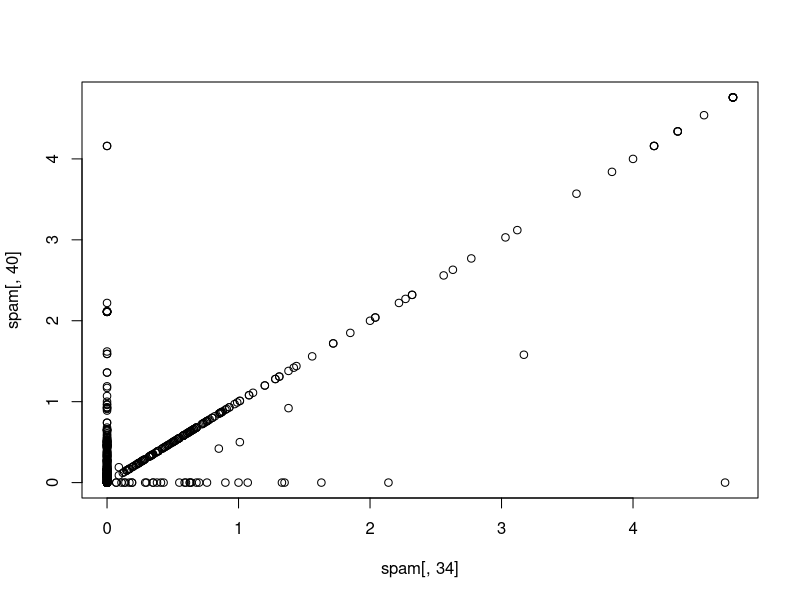
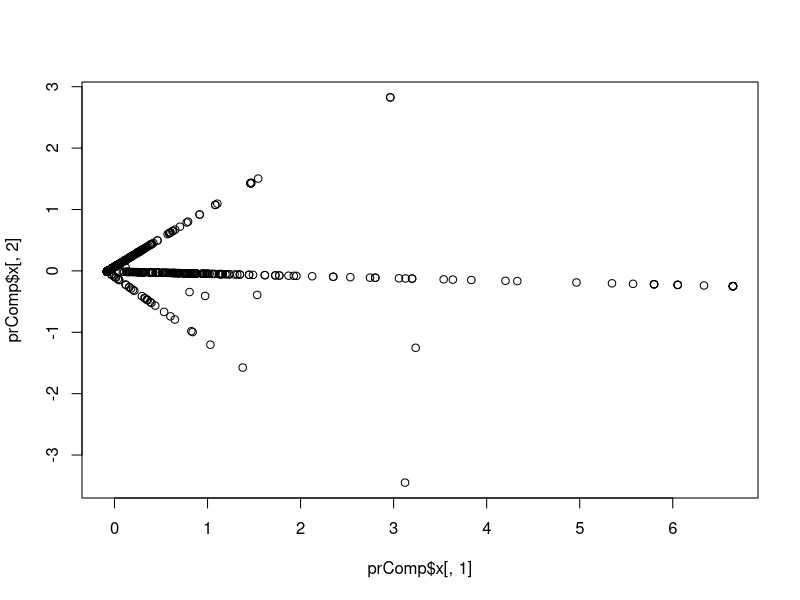
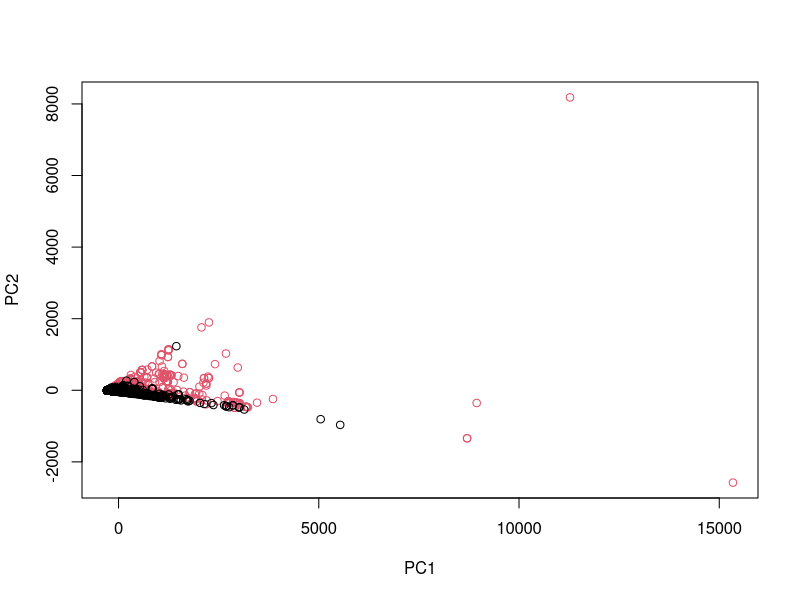
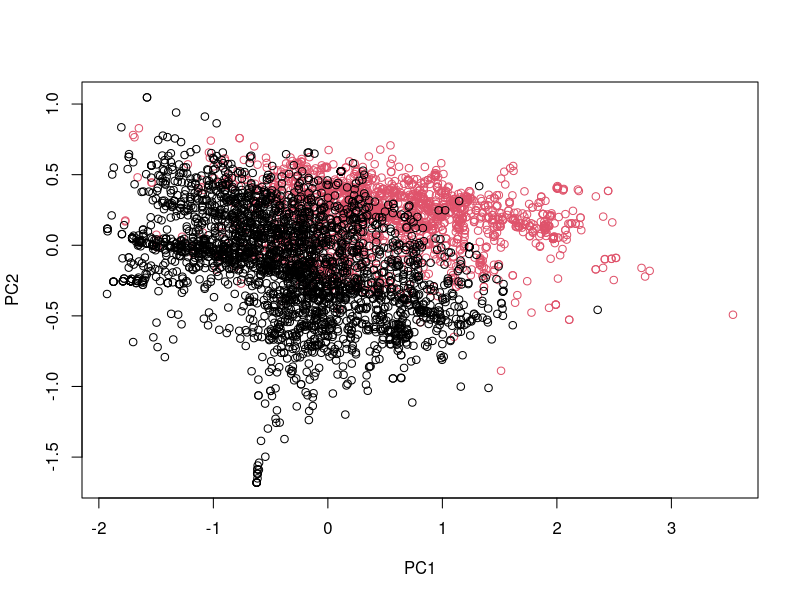
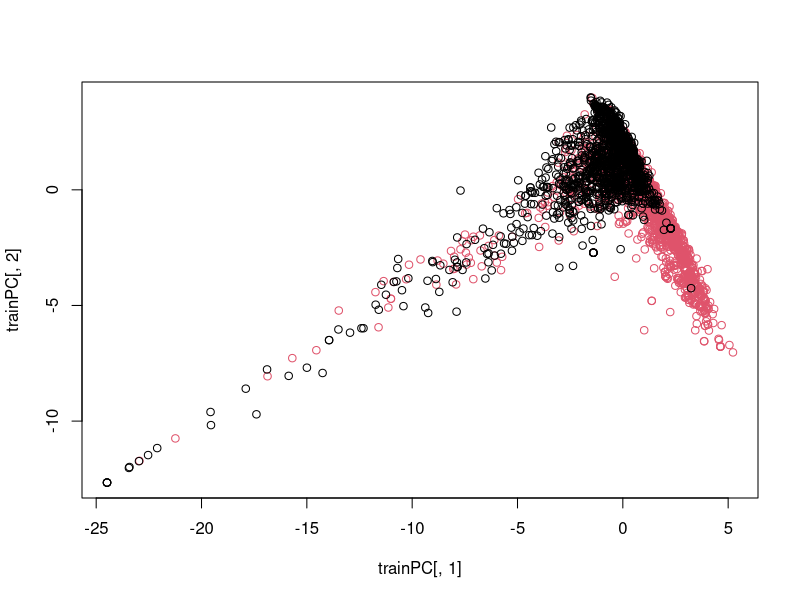

The R source for these figures, in order:
# pca

library(caret)
library(kernlab)
data(spam)

train_indx = createDataPartition(y=spam$type, 
                                 p=0.75,
                                 list=FALSE)
train = spam[train_indx,]
test = spam[-train_indx,]

M = abs(cor(train[,-58]))
diag(M) <- 0
which(M>0.8, arr.ind = TRUE)
names(spam)[c(34, 40)]
plot(spam[,34], spam[,40])

smallSpam = spam[, c(34, 40)]
(prComp = prcomp(smallSpam))
plot(prComp$x[,1], prComp$x[,2])
prComp$rotation
head( prComp$x )

## 
typeColor = ((spam$type=='spam')*1+1)
prComp = prcomp(spam[, -58])
dim(prComp$x)
plot(prComp$x[,1], prComp$x[,2], col=typeColor,
     xlab='PC1', ylab='PC2')

prComp = prcomp(log10(spam[, -58]+1))
plot(prComp$x[,1], prComp$x[,2], col=typeColor,
     xlab='PC1', ylab='PC2')


##
##
preProc = preProcess(log10(train[,-58]+1), method='pca',
                     pcaComp = 2)
trainPC = predict(preProc, log10(train[,-58]+1))
dim(trainPC)
plot(trainPC[,1], trainPC[,2], col=typeColor)

library(dplyr)
trainPC = cbind(trainPC, train$type) %>% `colnames<-`(c('PC1', 'PC2', 'type'))
glm_model = train(type ~ ., method='glm',
                  data=trainPC)

testPC = predict(preProc, log10(test[,-58]+1))
confusionMatrix(test$type, predict(glm_model, testPC))


##
glm_model = train(type~., method='glm', preProcess='pca', data=train)
confusionMatrix(test$type, predict(glm_model, test))
